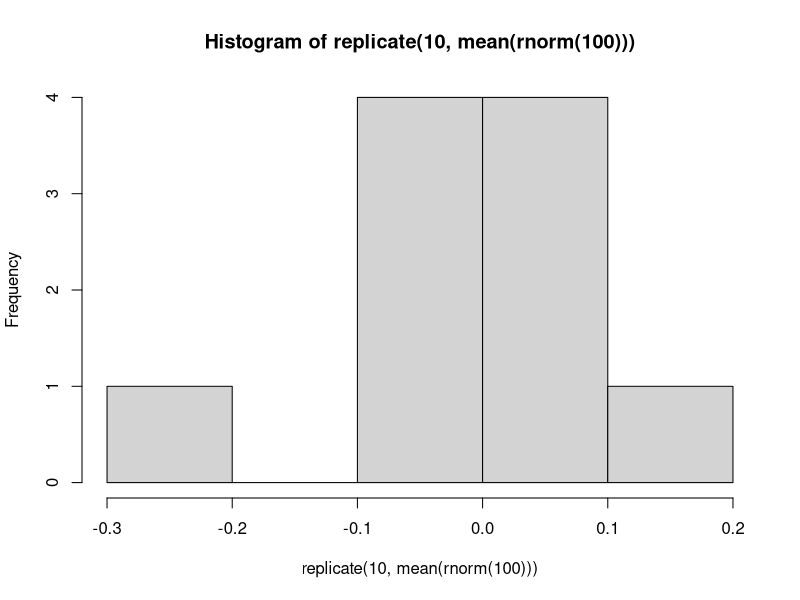
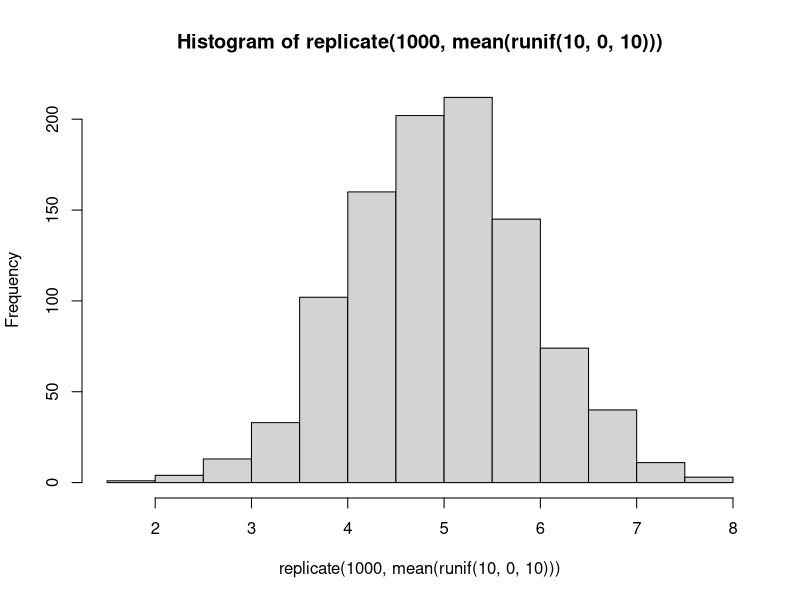
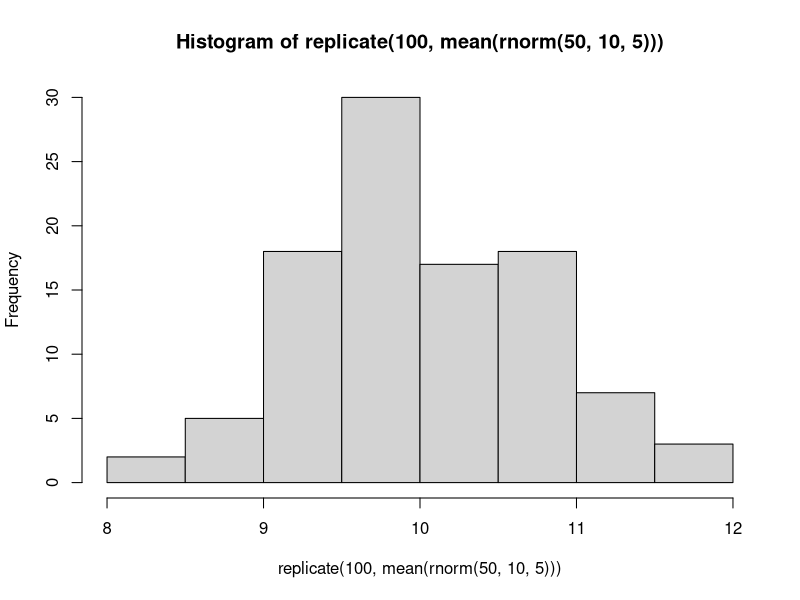
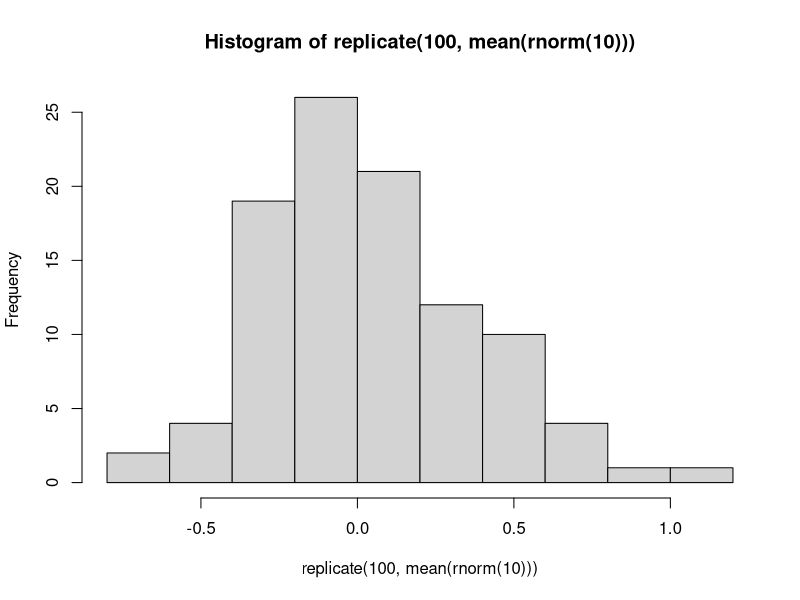
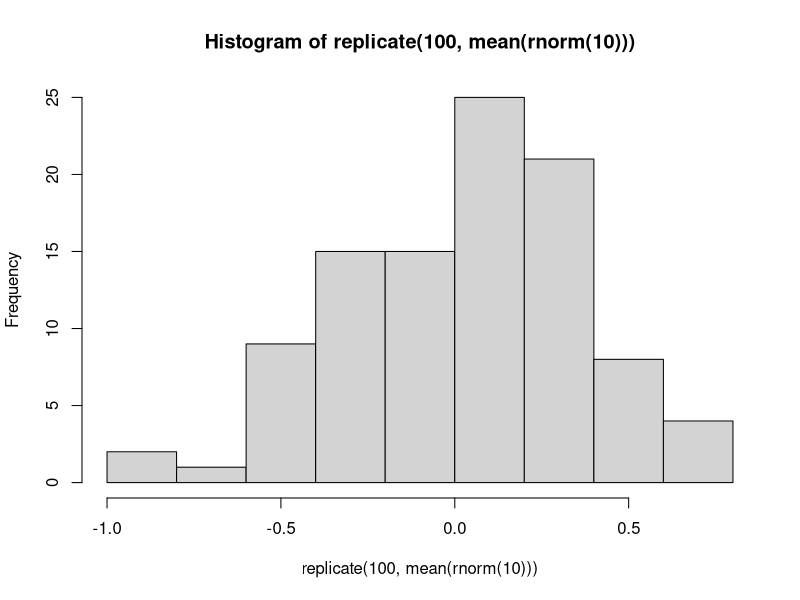
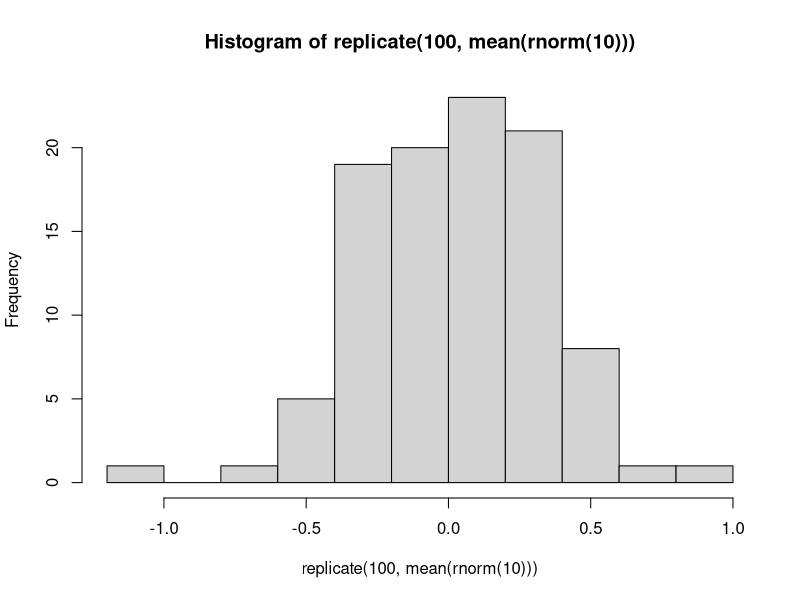
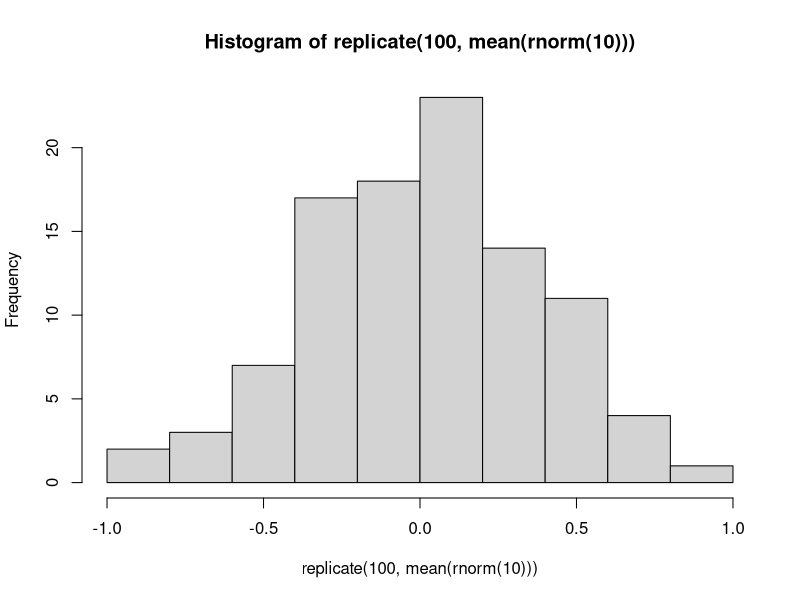
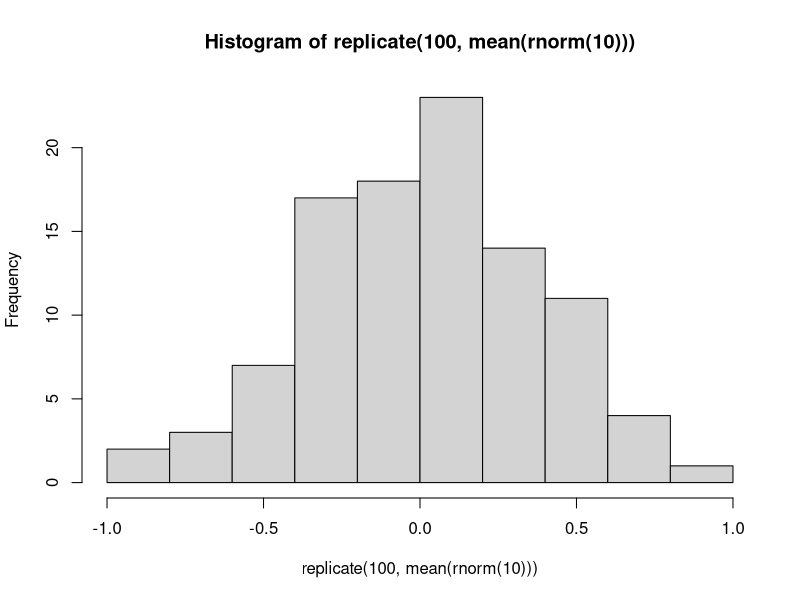

Reproduce these figures in R, in order.
###############################################################################################################
# This R script contains                                                                                      #
#  - the examples shown in the step-by-step workshop pages                                                    #
#    (for you to run line-by-line to observe the outcome, or to modify and play with)                         #
#  - space called 'YOUR TURN' for you to write your own code to answer the exercices from the workshop pages  #
#  - a possible solution to those exercices (indented)                                                        #
###############################################################################################################

#~~~~~~~~~ Random Numbers Generators and sampling theory

# sample 

## x is a sequence
x <- 1:10
x
?sample # default: replace = FALSE
sample(x)
sample(x, replace = TRUE)
sample(letters, size = 10)
sample(x, size = 100, replace = TRUE)

## x is a vector of combined values
x <- c(1,5,8)
x
sample(x, size = 6, replace = TRUE)




# YOUR TURN: generate random numbers
## Sample 100 values between 3 and 103 with replacement









    ### possible solutions
    x <- 3:103
    sample(x, 100, replace=TRUE)



# random number generator drawing from specific distributions
?runif  # runif(n, min, max) 
?rpois  # rpois(n, lambda) 
?rnorm  # rnorm(n, mean, sd) 
?rbinom # rbinom(n, prob)	



# YOUR TURN: generate random numbers
## Draw 100 values from a normal distribution with a mean of 0 and a sd of 1


    
    
    
    
    
    

    ### possible solutions
    rnorm(n=100, mean=0, sd=1)
    rnorm(100,0,1) # you do not need to label the arguments if you provide them in their default order
    rnorm(100) # if you sample from a normal distribution with a mean of 0 and a sd of 1, you do not need to provide them, they are the defaults

## Draw 50 values from a normal distribution with a mean of 10 and sd of 5


    
    
    
    
    
    

    ### possible solutions
    rnorm(50, 10, 5) 
    rnorm(sd=5, mean=10, n=50) # if you do not know what order is the default, label your arguments and input them in the order you want!

## Draw 1000 values from a poisson distribution with a lambda of 50


    
    
    
    
    
    

    ### possible solutions
    rpois(n=1000, lambda=50)
    rpois(1000, 50)

## Draw 30 values from a uniform distribution between 0 and 10


    
    
    
    


    ### possible solutions
    runif(n=30, min=0, max=10)
    runif(30, 0, 10)




# repeat 
?replicate # replicate(n, expression)
rnorm(10)
mean(rnorm(10))
replicate(10,rnorm(10))
replicate(10, mean(rnorm(100)))
hist(replicate(10, mean(rnorm(100))))

# YOUR TURN: generate random numbers, repeat, and plot
## Replicate 1000 times the mean of 10 values drawn from a unifrom distribution between 0 and 10  









    ### possible solutions
    replicate (1000, mean(runif(10, 0, 10)))
    hist(replicate (1000, mean(runif(10, 0, 10))))


## Replicate 100 times the mean of 50 values drawn from a normal distribution of mean 10 and standard deviation 5  




    
    
    
    
    
    
    ### possible solutions
    replicate (100, mean(rnorm(50, 10, 5)))
    hist(replicate (100, mean(rnorm(50, 10, 5))))



# set seed
hist(replicate(100, mean(rnorm(10))))
hist(replicate(100, mean(rnorm(10))))
hist(replicate(100, mean(rnorm(10))))

set.seed(10)
hist(replicate(100, mean(rnorm(10))))

set.seed(10)
hist(replicate(100, mean(rnorm(10))))


# defining sample size within a replication
## single random sample of normal distribution N(0,1) with n=10
set.seed(10)
x <- rnorm(10, mean=0, sd=1)
hist(x, breaks=10, col="grey", xlim=c(-4,4))
abline(v=0, col="red", lty=2, lwd=2)
abline(v=mean(x), col="blue", lwd=2)
par(xpd=TRUE) # turn off clipping of legend
legend(0.9,1.5, c("mean(x)", "0"), 
       lty=c(1, 2), 
       col=c("blue","red"))

## 24 sims of same distribution N(0,1) with n=10
set.seed(10)
x24 <- replicate(24, rnorm(10,0,1))
par(mfrow=c(3,8), mar=c(0,0,0,0))
x24Plot <- apply(x24,2,function(x){
               hist(x, col="grey", xlim=c(-5,5), ylim=c(0,7), breaks=c(-5:5),
                    main="", ylab="", xlab="", xaxt="n", yaxt="n")
               abline(v=mean(x), col="blue", lwd=2)
               abline(v=0, col="red", lty=2, lwd=2)
                })

## distribution of mu and sd from 24 sims N(0,1) with n=10
par(mfrow=c(1,2), mar=c(5,5,1,1))
hist(apply(x24, 2, mean), main="Mean",col="grey", xlim=c(-1,1))
abline(v=0, col="red", lty=2, lwd=2)
hist(apply(x24, 2, sd), main="SD",col="grey", xlim=c(0.6,1.4))
abline(v=1, col="red", lty=2, lwd=2)

## 24 sims of same distribution N(0,1) with n=1000
set.seed(10)
x24b <- replicate(24, rnorm(1000,0,1))
par(mfrow=c(3,8), mar=c(0,0,0,0))
x24bPlot <- apply(x24b,2,function(x){
               hist(x, col="grey", xlim=c(-5,5), ylim=c(0,500), breaks=c(-5:5),
                    main="", ylab="", xlab="", xaxt="n", yaxt="n")
               abline(v=mean(x), col="blue", lwd=2)
               abline(v=0, col="red", lty=2, lwd=2)
               })

## distribution of mu and sd from 24 sims N(0,1) with n=1000
par(mfrow=c(1,2), mar=c(5,5,1,1))
hist(apply(x24b, 2, mean), main="Mean",col="grey", xlim=c(-1,1))
abline(v=0, col="red", lty=2, lwd=2)
hist(apply(x24b, 2, sd), main="SD",col="grey", xlim=c(0.6,1.4))
abline(v=1, col="red", lty=2, lwd=2)

## distribution of mu and sd from 1000 sims N(0,1) with n=10
set.seed(10)
x1000 <- replicate(1000, rnorm(10,0,1))
par(mfrow=c(1,2), mar=c(5,5,1,1))
hist(apply(x1000, 2, mean), main="Mean",col="grey")
abline(v=0, col="red", lty=2, lwd=2)
hist(apply(x1000, 2, sd), main="SD",col="grey")
abline(v=1, col="red", lty=2, lwd=2)


#~~~~~~~~~ Functions

# writing a function
    ## function syntax:
    ## AwesomeFunctionName <- function(argument1, argument2,…){
    ##                                                         do stuff here
    ##                                                        }

# YOUR TURN: write a function that takes input "nrep", replicates (mean(rnorm(100))) nrep
# times, and draws a histogram of the results












    ### possible solutions
    #### step 1: the action
    mean(rnorm(100))
    #### step 2: replicate the action 1000 times
    replicate(1000, mean(rnorm(100)))
    #### step 3: plot the outcome of those simulations
    hist(replicate(1000, mean(rnorm(100))))
    #### step 4: replicate the action nrep time, with nrep defined outside the function
    nrep <- 1000
    replicate(nrep, mean(rnorm(100)))
    #### step 5: wrap it in a function:
    histrnorm100 <- function (nrep){
      hist(replicate(nrep, mean(rnorm(100))))
    }
    #### step 6: check that the function works
    histrnorm100(9)
    histrnorm100(1000)

    
# YOUR TURN: modify your function
## to draw a histogram of nrep mean(rnorm(n)), where n is another input






    
    
    
    
    
    
    

    
    
    ### possible solutions
    #### step 4: define parameters outside the function
    nrep <- 100
    n <- 10
    replicate(nrep, mean(rnorm(n)))
    #### step 5: wrap the action in a function:
    histrnorm_n <- function (nrep, n){
      hist(replicate(nrep, mean(rnorm(n))))
    }
    #### step 6: check that the function works
    histrnorm_n(10,10)
    histrnorm_n(10,100)
    histrnorm_n(100,100)
    histrnorm_n(1000,100)
    


#~~~~~~~~~ First simulation

# YOUR TURN: draw from the same normal distribution twice 
## and see if the sample differ from each other
## will they differ significantly in 5% of the nrep?
### Figure out how to do a t.test in R  
### Generate two vectors of 10 values drawn from N(0,1) and compare them with a t test  
### Figure out how to extract the p-value from that object (use `str` and your subsetting skills)
### Write a function simT that generates two vectors of n random normals, compare them with a t test and return the p-value  
### Repeat with nrep=20 and draw a histogram for n=10
### Repeat with nrep=100 and draw a histogram for n=10    
    
    
    
    
    
    
    
    
    
    
    
    
    
    

    
    ### possible solutions
    #### Figure out how to do a t.test in R
    ?t.test
    #### Generate two vectors of 50  N(0,1) 
    x1 <- rnorm(50,0,1)
    x2 <- rnorm(50,0,1)
    #### Compare them with a t test
    t.test(x1,x2)
    #### extract p value
    str(t.test(x1,x2))
    t.test(x1,x2)$p.value
    #### write function 
    simT <- function(n){
    x1 <- rnorm(n,0,1)
    x2 <- rnorm(n,0,1)
    t.test(x1, x2)$p.value 
    }
    #### test function
    simT(50)
    
    #### repeat function for n = 10 and for different nrep and plot
    par(mfrow=c(1,2))
    simTRep <- replicate(20, simT(10))
    hist(simTRep, col="grey", breaks=21, main = "nrep=20, n=10", xlab="pvalue")
    abline(v=0.05, lwd=2, lty=2, col="red")
    
    simTRep2 <- replicate(100, simT(10))
    hist(simTRep2, col="grey", breaks=21, main = "nrep=100, n=10", xlab="pvalue")
    abline(v=0.05, lwd=2, lty=2, col="red")
    
    #### repeat function for nrep = 1000 and various n
    par(mfrow=c(1,2))
    simTRep <- replicate(1000, simT(10))
    hist(simTRep, col="grey", breaks=21, main = "nrep=1000, n=10", xlab="pvalue")
    abline(v=0.05, lwd=2, lty=2, col="red")
    
    simTRep2 <- replicate(1000, simT(100))
    hist(simTRep2, col="grey", breaks=21, main = "nrep=1000, n=100", xlab="pvalue")
    abline(v=0.05, lwd=2, lty=2, col="red")


# YOUR TURN: draw from the same distribution twice 
## using a poisson with lambda = 3 rather than normal distribution
## and see how t.test performs

hist(rpois(100,3))














    ### possible solutions
    #### write new function
    simTpoiss <- function(n){
      x1 <- rpois(n,3)
      x2 <- rpois(n,3)
      t.test(x1, x2)$p.value 
    }
    
    #### repeat function for n = 10 and for different nrep and plot
    par(mfrow=c(1,2))
    hist(replicate(20, simTpoiss(10)), breaks =21,main="nrep = 20, n=10", xlab ='pvalue', col="grey")
    abline(v=0.05, lwd=2, lty=2, col="red")
    hist(replicate(100, simTpoiss(10)), breaks =21,main="nrep =100, n=10", xlab ='pvalue', col="grey")
    abline(v=0.05, lwd=2, lty=2, col="red")
    
    #### repeat function for nrep = 1000 and various n
    par(mfrow=c(1,2))
    hist(replicate(1000, simTpoiss(10)), breaks =21, main="nrep = 1000, n=10", xlab ='pvalue', col="grey")
    abline(v=0.05, lwd=2, lty=2, col="red")
    hist(replicate(1000, simTpoiss(100)), breaks =21,main="nrep = 1000, n=100", xlab ='pvalue', col="grey")
    abline(v=0.05, lwd=2, lty=2, col="red")
    

    
#~~~~~~~~~ Simulating an effect 

# we can calculate the power of a t.test for a given sample size using:
power.t.test(n = NULL, delta = 0.5, sd = 1, sig.level = 0.05, power = 0.8)
# the required sample size is 64 per group.

# YOUR TURN: Use your simulation skills to work out the power of a t-test for a given sample size through simulation.
## Write a function which:
### 1. Draws from two random normal distributions with different means and a given sample size
### 2. Compares the means with a t.test and extracts the p.value
## Then, use that function to replicate the function 1000 times using the parameters used in the power calculation.
## Calculate the proportion of p-values that are <0.05











    ### possible solution
    #### write new function 
    simT2 <- function(n, m1, m2) {
      ##### n is sample size per group, m1 is mean of group 1, m2 is mean of group 2
      x1 <- rnorm(n, m1)
      x2 <- rnorm(n, m2)
      t.test(x1, x2)$p.value
    }
    
    ##### repeat the function 1000 times 
    ##### note that we are using a difference of 0.5 between means to match the "delta" 
    ##### used in the power calcution 
    set.seed(100)
    p <- replicate(1000, simT2(n = 64, m1 = 0, m2 = 0.5))
    
    #### plot the results
    par(mfrow=c(1,1))
    hist(p, breaks =21,main="nrep = 1000, n=64, delta = 0.5", xlab ='pvalue', col="grey")
    abline(v=0.05, lwd=2, lty=2, col="red")
    
    #### calculate the proportion "significant" 
    prop.table(table(p<0.05))
    #### power is the probability that the test correctly rejects the null. Since we
    #### know the population paramaters (as we set them in our simulation), we know
    #### that there really is a difference, and the null should be rejected. The power
    #### is therefore the proportion of p.values <0.05
    
    # compare that to calculating the "power" parameter using the function below with all the other parameters provided (including n)
    power.t.test(n = 64, delta = 0.5, sd = 1) # the results are similar

    
